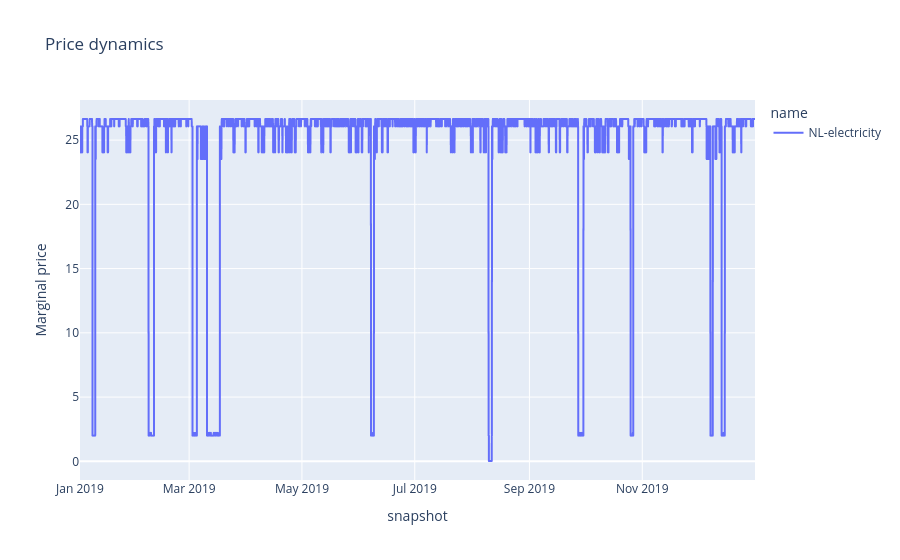

The notebook cell saved with this chart:
### Code cell
# Prices over time
df = n.buses_t.marginal_price.loc['2019-01-01':'2019-12-31']

fig = px.line(
    df,
    title="Price dynamics",
    labels={
        "index": "Time",
        "value": "Marginal price",
        "variable": "Bus"
    }
)
fig.show()

### Figure 1 — Plotly figure (JSON) as saved in the notebook; plotly's stock layout.template omitted (floating-point values rounded to 4 significant figures; data arrays with more than 128 entries replaced by an {"elided": "..."} marker saying what was removed)
{"data": [{"hovertemplate": "name=NL-electricity<br>snapshot=%{x}<br>Marginal price=%{y}<extra></extra>", "legendgroup": "NL-electricity", "line": {"color": "#636efa", "dash": "solid"}, "marker": {"symbol": "circle"}, "mode": "lines", "name": "NL-electricity", "showlegend": true, "type": "scattergl", "x": {"elided": "8760 str values"}, "xaxis": "x", "y": {"elided": "8760 float values"}, "yaxis": "y"}], "layout": {"legend": {"title": {"text": "name"}, "tracegroupgap": 0}, "title": {"text": "Price dynamics"}, "xaxis": {"anchor": "y", "domain": [0, 1], "title": {"text": "snapshot"}}, "yaxis": {"anchor": "x", "domain": [0, 1], "title": {"text": "Marginal price"}}}}
